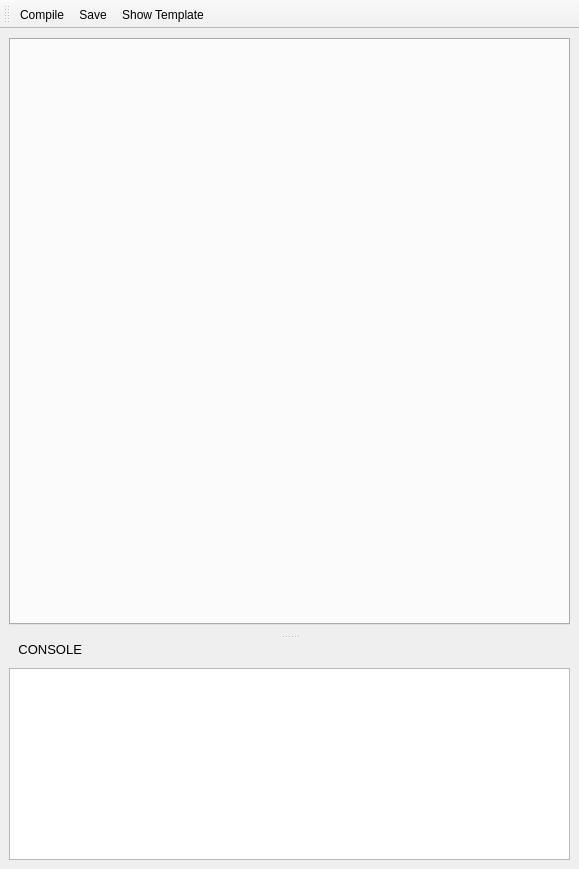
<?xml version="1.0" encoding="UTF-8"?>
<ui version="4.0">
 <class>MainWindow</class>
 <widget class="QMainWindow" name="MainWindow">
  <property name="geometry">
   <rect>
    <x>0</x>
    <y>0</y>
    <width>579</width>
    <height>869</height>
   </rect>
  </property>
  <property name="windowTitle">
   <string>MainWindow</string>
  </property>
  <widget class="QWidget" name="centralwidget">
   <layout class="QGridLayout" name="gridLayout">
    <property name="verticalSpacing">
     <number>6</number>
    </property>
    <item row="0" column="0">
     <layout class="QVBoxLayout" name="verticalLayout" stretch="0">
      <property name="spacing">
       <number>0</number>
      </property>
      <property name="leftMargin">
       <number>0</number>
      </property>
      <item>
       <widget class="QTabWidget" name="tabs">
        <property name="font">
         <font>
          <pointsize>10</pointsize>
         </font>
        </property>
        <property name="tabShape">
         <enum>QTabWidget::Rounded</enum>
        </property>
        <property name="currentIndex">
         <number>-1</number>
        </property>
        <property name="iconSize">
         <size>
          <width>16</width>
          <height>16</height>
         </size>
        </property>
        <property name="elideMode">
         <enum>Qt::ElideNone</enum>
        </property>
        <property name="tabsClosable">
         <bool>true</bool>
        </property>
        <property name="movable">
         <bool>true</bool>
        </property>
       </widget>
      </item>
     </layout>
    </item>
   </layout>
  </widget>
  <widget class="QDockWidget" name="dockWidget">
   <property name="font">
    <font>
     <pointsize>10</pointsize>
    </font>
   </property>
   <property name="features">
    <set>QDockWidget::NoDockWidgetFeatures</set>
   </property>
   <property name="windowTitle">
    <string>    CONSOLE</string>
   </property>
   <attribute name="dockWidgetArea">
    <number>8</number>
   </attribute>
   <widget class="QWidget" name="dockWidgetContents">
    <layout class="QGridLayout" name="gridLayout_4">
     <item row="0" column="0">
      <widget class="QPlainTextEdit" name="console_output"/>
     </item>
    </layout>
   </widget>
  </widget>
  <widget class="QToolBar" name="toolBar">
   <property name="windowTitle">
    <string>toolBar</string>
   </property>
   <property name="autoFillBackground">
    <bool>false</bool>
   </property>
   <property name="iconSize">
    <size>
     <width>24</width>
     <height>24</height>
    </size>
   </property>
   <attribute name="toolBarArea">
    <enum>TopToolBarArea</enum>
   </attribute>
   <attribute name="toolBarBreak">
    <bool>false</bool>
   </attribute>
   <addaction name="actionCompile"/>
   <addaction name="actionSave"/>
   <addaction name="actionShowTemplate"/>
  </widget>
  <action name="actionCompile">
   <property name="text">
    <string>Compile</string>
   </property>
   <property name="toolTip">
    <string>Compile To Graph</string>
   </property>
  </action>
  <action name="actionSave">
   <property name="text">
    <string>Save</string>
   </property>
   <property name="toolTip">
    <string>Save Code</string>
   </property>
  </action>
  <action name="actionShowTemplate">
   <property name="checkable">
    <bool>true</bool>
   </property>
   <property name="text">
    <string>Show Template</string>
   </property>
   <property name="toolTip">
    <string>Show expanded code</string>
   </property>
  </action>
 </widget>
 <resources/>
 <connections/>
</ui>
